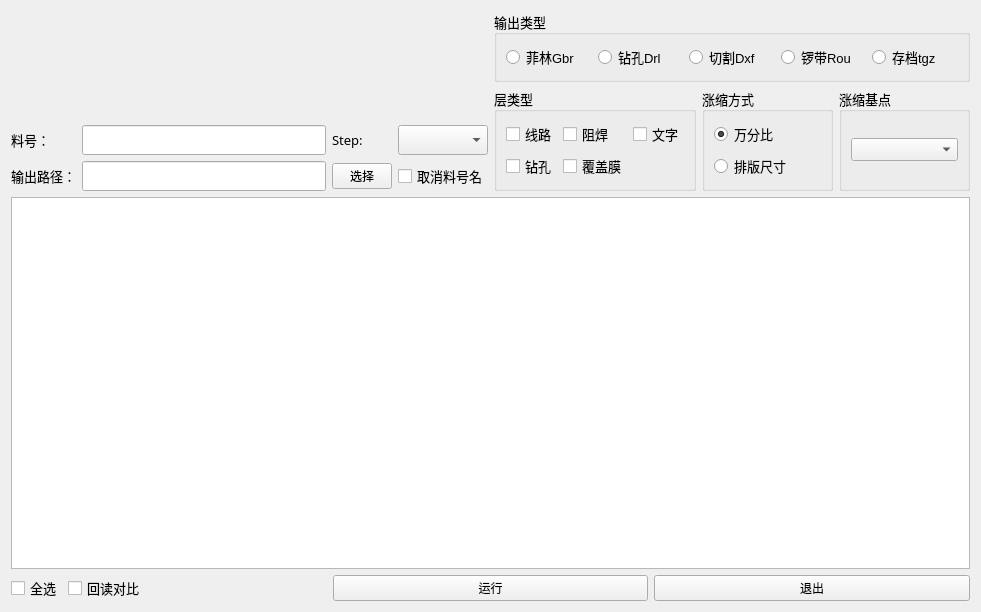
<?xml version="1.0" encoding="UTF-8"?>
<ui version="4.0">
 <class>Form</class>
 <widget class="QWidget" name="Form">
  <property name="geometry">
   <rect>
    <x>0</x>
    <y>0</y>
    <width>981</width>
    <height>612</height>
   </rect>
  </property>
  <property name="font">
   <font>
    <family>微软雅黑</family>
    <pointsize>10</pointsize>
   </font>
  </property>
  <property name="windowTitle">
   <string>资料导出</string>
  </property>
  <layout class="QVBoxLayout" name="verticalLayout_5">
   <item>
    <layout class="QHBoxLayout" name="horizontalLayout_4" stretch="1,1">
     <item>
      <layout class="QVBoxLayout" name="verticalLayout_4">
       <item>
        <layout class="QHBoxLayout" name="horizontalLayout_3" stretch="1,1,1">
         <item>
          <spacer name="horizontalSpacer">
           <property name="orientation">
            <enum>Qt::Horizontal</enum>
           </property>
           <property name="sizeHint" stdset="0">
            <size>
             <width>40</width>
             <height>20</height>
            </size>
           </property>
          </spacer>
         </item>
         <item>
          <widget class="QLabel" name="label_logo">
           <property name="minimumSize">
            <size>
             <width>0</width>
             <height>50</height>
            </size>
           </property>
           <property name="text">
            <string/>
           </property>
          </widget>
         </item>
         <item>
          <spacer name="horizontalSpacer_2">
           <property name="orientation">
            <enum>Qt::Horizontal</enum>
           </property>
           <property name="sizeHint" stdset="0">
            <size>
             <width>40</width>
             <height>20</height>
            </size>
           </property>
          </spacer>
         </item>
        </layout>
       </item>
       <item>
        <layout class="QGridLayout" name="gridLayout_2">
         <item row="0" column="2" colspan="2">
          <widget class="QLabel" name="label_4">
           <property name="font">
            <font>
             <family>微软雅黑</family>
             <pointsize>10</pointsize>
            </font>
           </property>
           <property name="text">
            <string>Step:</string>
           </property>
           <property name="alignment">
            <set>Qt::AlignLeading|Qt::AlignLeft|Qt::AlignVCenter</set>
           </property>
          </widget>
         </item>
         <item row="0" column="0">
          <widget class="QLabel" name="label_2">
           <property name="font">
            <font>
             <family>微软雅黑</family>
             <pointsize>10</pointsize>
            </font>
           </property>
           <property name="text">
            <string>料号：</string>
           </property>
          </widget>
         </item>
         <item row="1" column="1">
          <widget class="QLineEdit" name="lineEdit_path">
           <property name="font">
            <font>
             <family>微软雅黑</family>
             <pointsize>11</pointsize>
            </font>
           </property>
          </widget>
         </item>
         <item row="1" column="2" colspan="2">
          <widget class="QPushButton" name="pushButton_path">
           <property name="maximumSize">
            <size>
             <width>60</width>
             <height>16777215</height>
            </size>
           </property>
           <property name="font">
            <font>
             <family>微软雅黑</family>
             <pointsize>9</pointsize>
            </font>
           </property>
           <property name="cursor">
            <cursorShape>PointingHandCursor</cursorShape>
           </property>
           <property name="text">
            <string>选择</string>
           </property>
          </widget>
         </item>
         <item row="0" column="4">
          <widget class="QComboBox" name="comboBox_steps">
           <property name="font">
            <font>
             <family>微软雅黑</family>
             <pointsize>11</pointsize>
            </font>
           </property>
          </widget>
         </item>
         <item row="1" column="0">
          <widget class="QLabel" name="label_3">
           <property name="font">
            <font>
             <family>微软雅黑</family>
             <pointsize>10</pointsize>
            </font>
           </property>
           <property name="text">
            <string>输出路径：</string>
           </property>
          </widget>
         </item>
         <item row="1" column="4">
          <widget class="QCheckBox" name="checkBox_cancelJobname">
           <property name="font">
            <font>
             <family>微软雅黑</family>
             <pointsize>10</pointsize>
            </font>
           </property>
           <property name="text">
            <string>取消料号名</string>
           </property>
          </widget>
         </item>
         <item row="0" column="1">
          <widget class="QLineEdit" name="lineEdit_jobname">
           <property name="font">
            <font>
             <family>微软雅黑</family>
             <pointsize>11</pointsize>
            </font>
           </property>
           <property name="readOnly">
            <bool>true</bool>
           </property>
          </widget>
         </item>
        </layout>
       </item>
      </layout>
     </item>
     <item>
      <layout class="QVBoxLayout" name="verticalLayout_3">
       <item>
        <widget class="QGroupBox" name="groupBox">
         <property name="font">
          <font>
           <family>微软雅黑</family>
           <pointsize>10</pointsize>
          </font>
         </property>
         <property name="title">
          <string>输出类型</string>
         </property>
         <layout class="QHBoxLayout" name="horizontalLayout_2">
          <item>
           <widget class="QRadioButton" name="radioButton">
            <property name="font">
             <font>
              <family>Segoe UI</family>
              <pointsize>10</pointsize>
             </font>
            </property>
            <property name="text">
             <string>菲林Gbr</string>
            </property>
           </widget>
          </item>
          <item>
           <widget class="QRadioButton" name="radioButton_2">
            <property name="font">
             <font>
              <family>Segoe UI</family>
              <pointsize>10</pointsize>
             </font>
            </property>
            <property name="text">
             <string>钻孔Drl</string>
            </property>
           </widget>
          </item>
          <item>
           <widget class="QRadioButton" name="radioButton_3">
            <property name="font">
             <font>
              <family>Segoe UI</family>
              <pointsize>10</pointsize>
             </font>
            </property>
            <property name="text">
             <string>切割Dxf</string>
            </property>
           </widget>
          </item>
          <item>
           <widget class="QRadioButton" name="radioButton_4">
            <property name="font">
             <font>
              <family>Segoe UI</family>
              <pointsize>10</pointsize>
             </font>
            </property>
            <property name="text">
             <string>锣带Rou</string>
            </property>
           </widget>
          </item>
          <item>
           <widget class="QRadioButton" name="radioButton_5">
            <property name="font">
             <font>
              <family>Segoe UI</family>
              <pointsize>10</pointsize>
             </font>
            </property>
            <property name="text">
             <string>存档tgz</string>
            </property>
           </widget>
          </item>
         </layout>
        </widget>
       </item>
       <item>
        <layout class="QHBoxLayout" name="horizontalLayout">
         <item>
          <widget class="QGroupBox" name="groupBox_2">
           <property name="font">
            <font>
             <family>微软雅黑</family>
             <pointsize>10</pointsize>
            </font>
           </property>
           <property name="title">
            <string>层类型</string>
           </property>
           <layout class="QGridLayout" name="gridLayout">
            <item row="0" column="0">
             <widget class="QCheckBox" name="checkBox_signal">
              <property name="font">
               <font>
                <family>Segoe UI</family>
                <pointsize>10</pointsize>
               </font>
              </property>
              <property name="text">
               <string>线路</string>
              </property>
             </widget>
            </item>
            <item row="0" column="1">
             <widget class="QCheckBox" name="checkBox_soldmask">
              <property name="font">
               <font>
                <family>Segoe UI</family>
                <pointsize>10</pointsize>
               </font>
              </property>
              <property name="text">
               <string>阻焊</string>
              </property>
             </widget>
            </item>
            <item row="0" column="2">
             <widget class="QCheckBox" name="checkBox_silkscreen">
              <property name="font">
               <font>
                <family>Segoe UI</family>
                <pointsize>10</pointsize>
               </font>
              </property>
              <property name="text">
               <string>文字</string>
              </property>
             </widget>
            </item>
            <item row="1" column="0">
             <widget class="QCheckBox" name="checkBox_drill">
              <property name="font">
               <font>
                <family>Segoe UI</family>
                <pointsize>10</pointsize>
               </font>
              </property>
              <property name="text">
               <string>钻孔</string>
              </property>
             </widget>
            </item>
            <item row="1" column="1">
             <widget class="QCheckBox" name="checkBox_cov">
              <property name="font">
               <font>
                <family>Segoe UI</family>
                <pointsize>10</pointsize>
               </font>
              </property>
              <property name="text">
               <string>覆盖膜</string>
              </property>
             </widget>
            </item>
           </layout>
          </widget>
         </item>
         <item>
          <widget class="QGroupBox" name="groupBox_3">
           <property name="font">
            <font>
             <family>微软雅黑</family>
             <pointsize>10</pointsize>
            </font>
           </property>
           <property name="title">
            <string>涨缩方式</string>
           </property>
           <layout class="QVBoxLayout" name="verticalLayout">
            <item>
             <widget class="QRadioButton" name="radioButton_scale_1">
              <property name="font">
               <font>
                <family>Segoe UI</family>
                <pointsize>10</pointsize>
               </font>
              </property>
              <property name="text">
               <string>万分比</string>
              </property>
              <property name="checked">
               <bool>true</bool>
              </property>
             </widget>
            </item>
            <item>
             <widget class="QRadioButton" name="radioButton_scale_2">
              <property name="font">
               <font>
                <family>Segoe UI</family>
                <pointsize>10</pointsize>
               </font>
              </property>
              <property name="text">
               <string>排版尺寸</string>
              </property>
             </widget>
            </item>
           </layout>
          </widget>
         </item>
         <item>
          <widget class="QGroupBox" name="groupBox_4">
           <property name="font">
            <font>
             <family>微软雅黑</family>
             <pointsize>10</pointsize>
            </font>
           </property>
           <property name="title">
            <string>涨缩基点</string>
           </property>
           <layout class="QVBoxLayout" name="verticalLayout_2">
            <item>
             <widget class="QComboBox" name="comboBox_anchor">
              <property name="font">
               <font>
                <family>Segoe UI</family>
                <pointsize>10</pointsize>
               </font>
              </property>
             </widget>
            </item>
           </layout>
          </widget>
         </item>
        </layout>
       </item>
      </layout>
     </item>
    </layout>
   </item>
   <item>
    <widget class="QTableWidget" name="tableWidget">
     <property name="font">
      <font>
       <family>微软雅黑</family>
       <pointsize>10</pointsize>
      </font>
     </property>
    </widget>
   </item>
   <item>
    <layout class="QHBoxLayout" name="horizontalLayout_6" stretch="1,1,1">
     <item>
      <layout class="QHBoxLayout" name="horizontalLayout_5">
       <item>
        <widget class="QCheckBox" name="checkBox_select_all">
         <property name="font">
          <font>
           <family>微软雅黑</family>
           <pointsize>10</pointsize>
          </font>
         </property>
         <property name="text">
          <string>全选</string>
         </property>
        </widget>
       </item>
       <item>
        <widget class="QCheckBox" name="checkBox_autoRead">
         <property name="text">
          <string>回读对比</string>
         </property>
        </widget>
       </item>
       <item>
        <spacer name="horizontalSpacer_3">
         <property name="orientation">
          <enum>Qt::Horizontal</enum>
         </property>
         <property name="sizeHint" stdset="0">
          <size>
           <width>40</width>
           <height>20</height>
          </size>
         </property>
        </spacer>
       </item>
      </layout>
     </item>
     <item>
      <widget class="QPushButton" name="pushButton_run">
       <property name="minimumSize">
        <size>
         <width>0</width>
         <height>26</height>
        </size>
       </property>
       <property name="font">
        <font>
         <family>微软雅黑</family>
         <pointsize>9</pointsize>
        </font>
       </property>
       <property name="cursor">
        <cursorShape>PointingHandCursor</cursorShape>
       </property>
       <property name="text">
        <string>运行</string>
       </property>
      </widget>
     </item>
     <item>
      <widget class="QPushButton" name="pushButton_exit">
       <property name="minimumSize">
        <size>
         <width>0</width>
         <height>26</height>
        </size>
       </property>
       <property name="font">
        <font>
         <family>微软雅黑</family>
         <pointsize>9</pointsize>
        </font>
       </property>
       <property name="cursor">
        <cursorShape>PointingHandCursor</cursorShape>
       </property>
       <property name="text">
        <string>退出</string>
       </property>
      </widget>
     </item>
    </layout>
   </item>
  </layout>
 </widget>
 <resources/>
 <connections/>
</ui>
